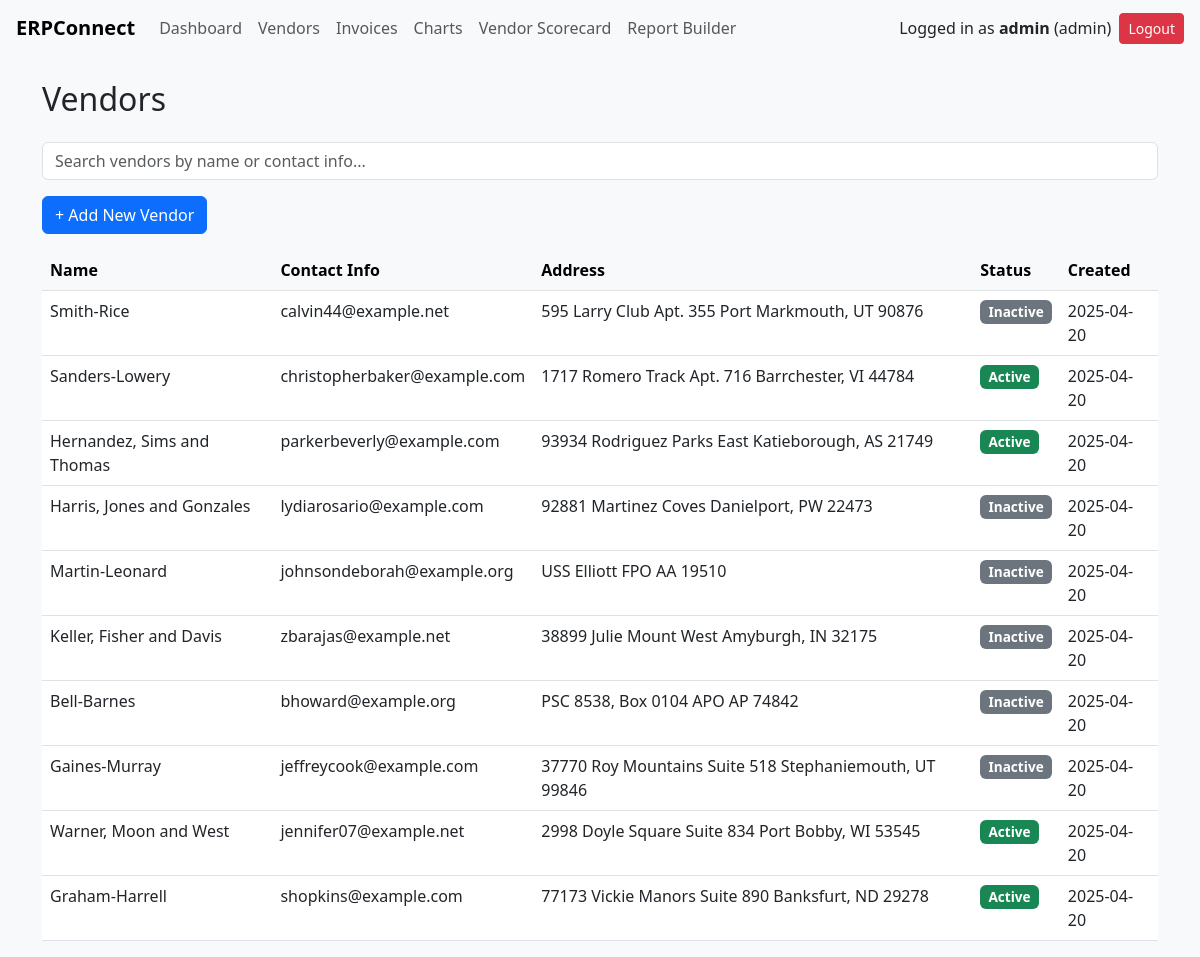
Page /vendors (signed in) on the committed database.
### app/models.py (models this page shows)
class User(db.Model, UserMixin):
    id = db.Column(db.Integer, primary_key=True)
    username = db.Column(db.String(100), unique=True, nullable=False)
    password = db.Column(db.String(200), nullable=False)
    role = db.Column(db.String(20), nullable=False, default='viewer')

class Vendor(db.Model):
    id = db.Column(db.Integer, primary_key=True)
    name = db.Column(db.String(150), nullable=False)
    contact_info = db.Column(db.String(150))
    address = db.Column(db.String(200))
    status = db.Column(db.String(50), default='active')
    created_at = db.Column(db.DateTime, default=datetime.utcnow)
    invoices = db.relationship('Invoice', backref='vendor', lazy=True)
    messages = db.relationship('VendorMessage', backref='vendor', lazy=True)

### app/routes.py (the view)
@main.route('/vendors')
@login_required
def vendors():
    if current_user.role != 'admin':
        flash('Access denied.', 'danger')
        return redirect(url_for('main.home'))
    return render_template('vendors.html', vendors=Vendor.query.all())

### app/__init__.py (called while the page is built)
def create_app():
    app = Flask(__name__)
    app.config['SECRET_KEY'] = 'supersecretkey'
    app.config['SQLALCHEMY_DATABASE_URI'] = 'sqlite:///erpconnect.db'
    app.config['SQLALCHEMY_TRACK_MODIFICATIONS'] = False
    app.config['UPLOAD_FOLDER'] = os.path.join('app', 'static', 'uploads')
    db.init_app(app)
    login_manager.init_app(app)
    csrf.init_app(app)
    Migrate(app, db)
    from .models import User
    @login_manager.user_loader
    def load_user(user_id):
        return User.query.get(int(user_id))
    login_manager.login_view = 'auth.login'
    from .routes import main as main_blueprint
    from .auth import auth as auth_blueprint
    app.register_blueprint(main_blueprint)
    app.register_blueprint(auth_blueprint)
    from .scheduler import start_scheduler
    start_scheduler()
    return app

### app/templates/vendors.html
{% extends "layout.html" %}
{% block content %}
<h2 class="mb-4">Vendors</h2>
<form method="GET" class="mb-3">
  <input type="text" name="q" class="form-control" placeholder="Search vendors by name or contact info..." value="{{ request.args.get('q', '') }}">
</form>
<a href="{{ url_for('main.add_vendor') }}" class="btn btn-primary mb-3">+ Add New Vendor</a>
<table class="table table-hover">
  <thead class="table-light">
    <tr>
      <th>Name</th>
      <th>Contact Info</th>
      <th>Address</th>
      <th>Status</th>
      <th>Created</th>
    </tr>
  </thead>
  <tbody>
    {% for vendor in vendors %}
    <tr>
      <td>{{ vendor.name }}</td>
      <td>{{ vendor.contact_info }}</td>
      <td>{{ vendor.address }}</td>
      <td>
        {% if vendor.status == 'active' %}
        <span class="badge bg-success">Active</span>
        {% else %}
        <span class="badge bg-secondary">Inactive</span>
        {% endif %}
      </td>
      <td>{{ vendor.created_at.strftime('%Y-%m-%d') }}</td>
    </tr>
    {% else %}
    <tr>
      <td colspan="5" class="text-center"><em>No vendors found.</em></td>
    </tr>
    {% endfor %}
  </tbody>
</table>
{% endblock %}

### app/templates/layout.html (shortened to what this page needs)
<!DOCTYPE html>
<html lang="en">
<head>
  <link rel="stylesheet" href="https://cdn.jsdelivr.net/npm/bootstrap@5.3.0/dist/css/bootstrap.min.css" />
  <link rel="stylesheet" href="{{ url_for('static', filename='css/styles.css') }}" />
</head>
<body>
  <nav class="navbar navbar-expand-lg navbar-light bg-light px-3">
    <a class="navbar-brand fw-bold" href="{{ url_for('main.home') }}">ERPConnect</a>
    {% if current_user.is_authenticated %}
    <ul class="navbar-nav me-auto">
      <li class="nav-item"><a class="nav-link" href="{{ url_for('main.home') }}">Dashboard</a></li>
      {% if current_user.role == 'admin' %}
      <li class="nav-item"><a class="nav-link" href="{{ url_for('main.vendors') }}">Vendors</a></li>
      <li class="nav-item"><a class="nav-link" href="{{ url_for('main.invoices') }}">Invoices</a></li>
      <li class="nav-item"><a class="nav-link" href="{{ url_for('main.dashboard_charts') }}">Charts</a></li>
      <li class="nav-item"><a class="nav-link" href="{{ url_for('main.vendor_scorecard') }}">Vendor Scorecard</a></li>
      <li class="nav-item"><a class="nav-link" href="{{ url_for('main.report_builder') }}">Report Builder</a></li>
      {% endif %}
    </ul>
    <div class="ms-auto d-flex align-items-center">
      <span class="me-2">Logged in as <strong>{{ current_user.username }}</strong> ({{ current_user.role }})</span>
      <a href="{{ url_for('auth.logout') }}" class="btn btn-sm btn-danger">Logout</a>
    </div>
    {% endif %}
  </nav>
  <div class="container mt-4">
    {% block content %}{% endblock %}
  </div>
</body>
</html>

### app/static/css/styles.css (style rules this page uses)
.badge { font-size: 0.85rem; padding: 0.4em 0.6em; }
body { background-color: #f8f9fa; }

### rows in the picture
User: username "admin", role "admin"
Vendor: name "Smith-Rice", contact_info "calvin44@example.net", address "595 Larry Club Apt. 355 Port Markmouth, UT 90876", status "Inactive", created_at "2025-04-20"
Vendor: name "Sanders-Lowery", contact_info "christopherbaker@example.com", address "1717 Romero Track Apt. 716 Barrchester, VI 44784", status "Active", created_at "2025-04-20"
Vendor: name "Hernandez, Sims and Thomas", contact_info "parkerbeverly@example.com", address "93934 Rodriguez Parks East Katieborough, AS 21749", status "Active", created_at "2025-04-20"
Vendor: name "Harris, Jones and Gonzales", contact_info "lydiarosario@example.com", address "92881 Martinez Coves Danielport, PW 22473", status "Inactive", created_at "2025-04-20"
Vendor: name "Martin-Leonard", contact_info "johnsondeborah@example.org", address "USS Elliott FPO AA 19510", status "Inactive", created_at "2025-04-20"
Vendor: name "Keller, Fisher and Davis", contact_info "zbarajas@example.net", address "38899 Julie Mount West Amyburgh, IN 32175", status "Inactive", created_at "2025-04-20"
Vendor: name "Bell-Barnes", contact_info "bhoward@example.org", address "PSC 8538, Box 0104 APO AP 74842", status "Inactive", created_at "2025-04-20"
Vendor: name "Gaines-Murray", contact_info "jeffreycook@example.com", address "37770 Roy Mountains Suite 518 Stephaniemouth, UT 99846", status "Inactive", created_at "2025-04-20"
Vendor: name "Warner, Moon and West", contact_info "jennifer07@example.net", address "2998 Doyle Square Suite 834 Port Bobby, WI 53545", status "Active", created_at "2025-04-20"
Vendor: name "Graham-Harrell", contact_info "shopkins@example.com", address "77173 Vickie Manors Suite 890 Banksfurt, ND 29278", status "Active", created_at "2025-04-20"
